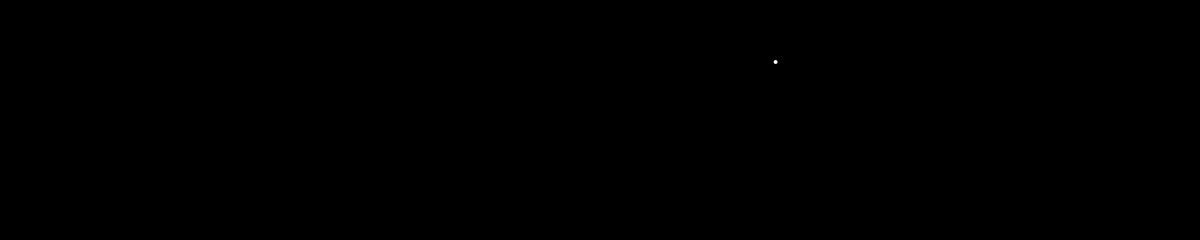
Frame 1 (no input)
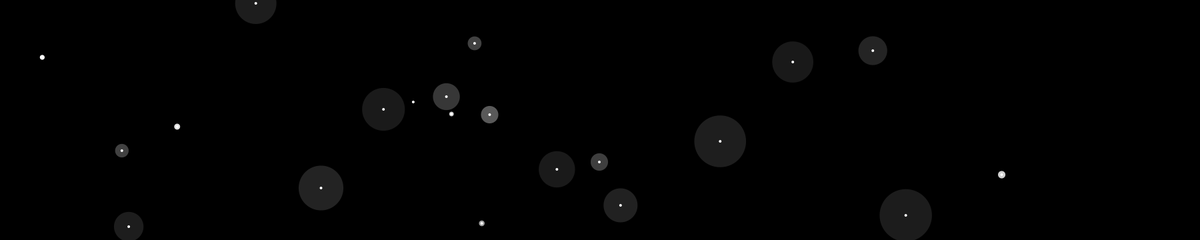
Frame 60 (the mouse pressed at the canvas centre just before this capture)
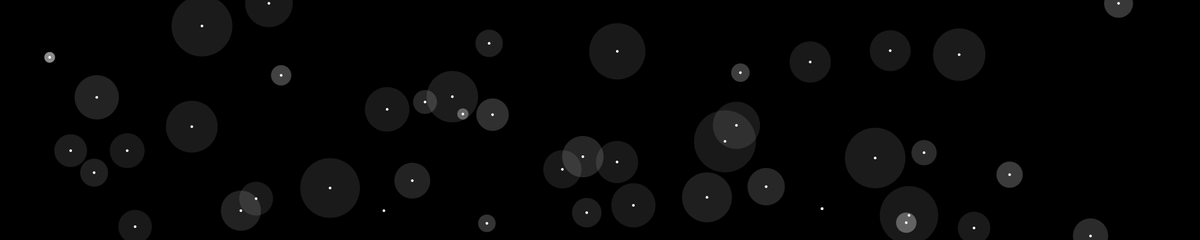
Frame 120 (the mouse held since frame 60 and released just before this capture)

The Processing sketch that drew these frames (run headless with seeded random() and noise(); from frame 60 on, the mouse is pressed at the canvas centre):

// Processing sketch: PointsCloud
// ── PointsCloud.pde
int tempo; // tempo varie, cf. draw()
ArrayList<Point> points = new ArrayList<Point>();
boolean opacityMode = true; // est-ce que l'opacité diminue au cours de l'apparition ?
String drawMode = "FILL"; // mode de dessin, “STROKE" ou "FILL"
String centerMode = "ELLIPSE"; // CROSS ou ELLIPSE
float xoff = 0.0; // à utiliser pour le noise qui gère le tempo

void setup(){
  size(1800, 360);
  frameRate(25);
  
  smooth(8);
  
  background(0);
}
void draw(){
  background(0);
  
  xoff = xoff + .01;
  
  tempo = ceil(noise(xoff)*5);
  //tempo = floor(random(1,50));
  
  if(frameCount%tempo == 1)
  {
    points.add(new Point(random(width), random(height), random(0.1), random(50, 100))); 
  }
  
  for(int i = 0 ; i < points.size() ; i++)
  {
    Point part = points.get(i);
    part.display();
  }
}

class Point {
   int px, py; //position
   float ssize, dsize, opac, easing, tsize; // taille de départ, diff (dynamique) entre taille finale et taille courante, opacité courante, easing, taille finale
   float windForce = random(0.05, 0.5);
   float windx = 0;
  
    Point (float pointX, float pointY, float Easing, float TSize){
        px = floor(pointX);
        py = floor(pointY);
        easing = Easing;
        ssize = 0;
        tsize = TSize;
        
        
    }
    void display(){
      
        windx += windForce;
        
        dsize = tsize - ssize; // update dsize
        ssize += dsize * easing; // update size courante
        
        //controle du mode d'opacité
        if(opacityMode == true){
          opac = (255*tsize/ssize)/10;
        }
        else{
          opac = 255;
        }
        
        // controle du mode de dessin
        if(drawMode == "FILL"){
          fill(255, opac);  
          noStroke();
        }
        if(drawMode == "STROKE"){
          stroke(255, opac);
          strokeWeight(2);
          noFill();
        }
        
        // Augmentation de la taille, jusqu'à la taille finale
        if(ssize < tsize){
           ellipse(px+windx, py, ssize, ssize);
        }
        else{
            ellipse(px+windx, py, tsize, tsize);
        }
        
        if(centerMode == "ELLIPSE"){
          fill(255);
          noStroke();
          ellipse(px+windx, py, 4, 4);
        }
        if(centerMode == "CROSS"){
          stroke(255);
          strokeWeight(1);
          line(px-4+windx, py, px+4+windx, py);
          line(px+windx, py-4, px+windx, py+4);
          
        }
        
        
    } 
}
